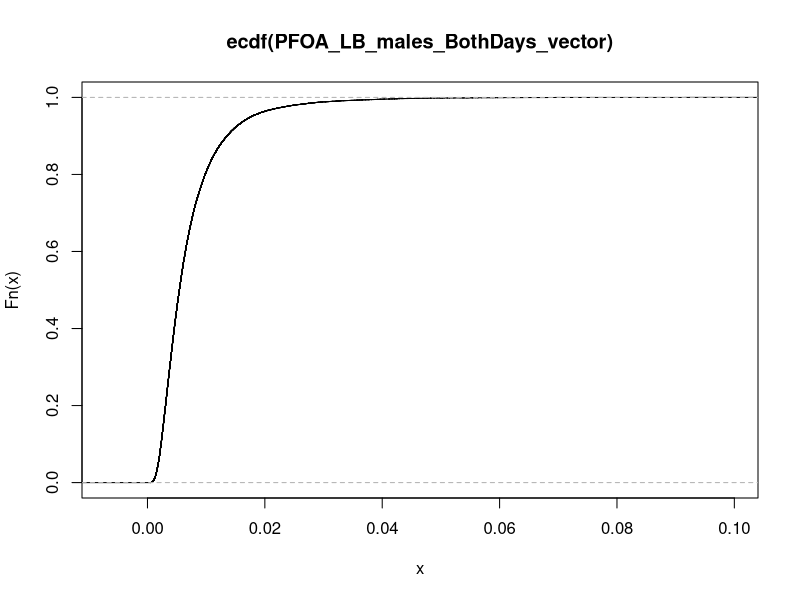
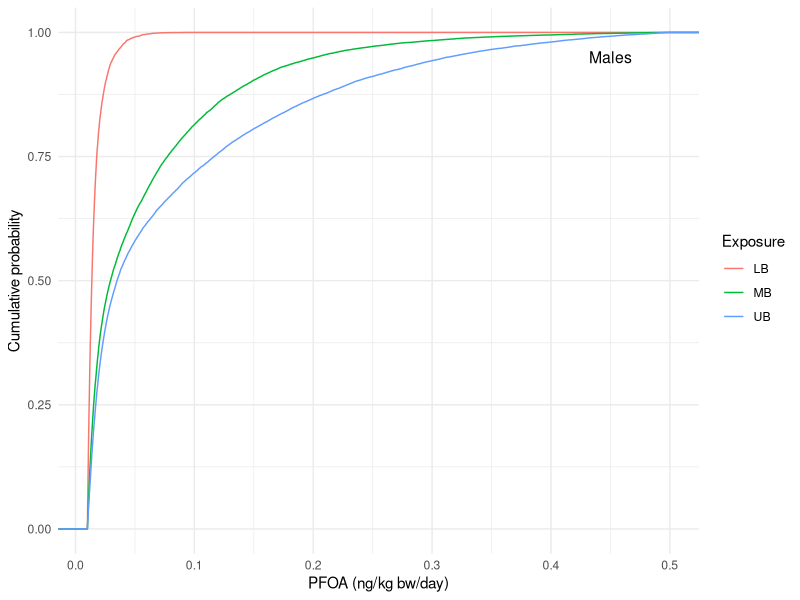
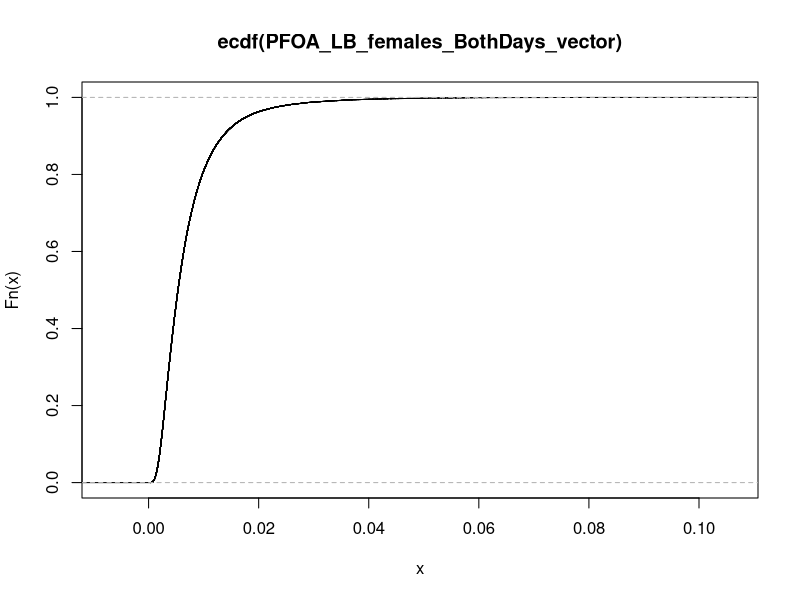
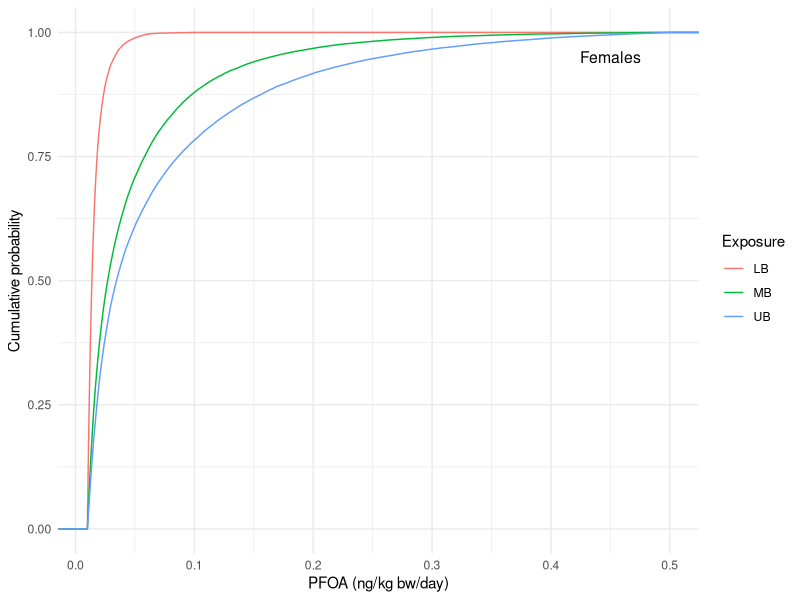
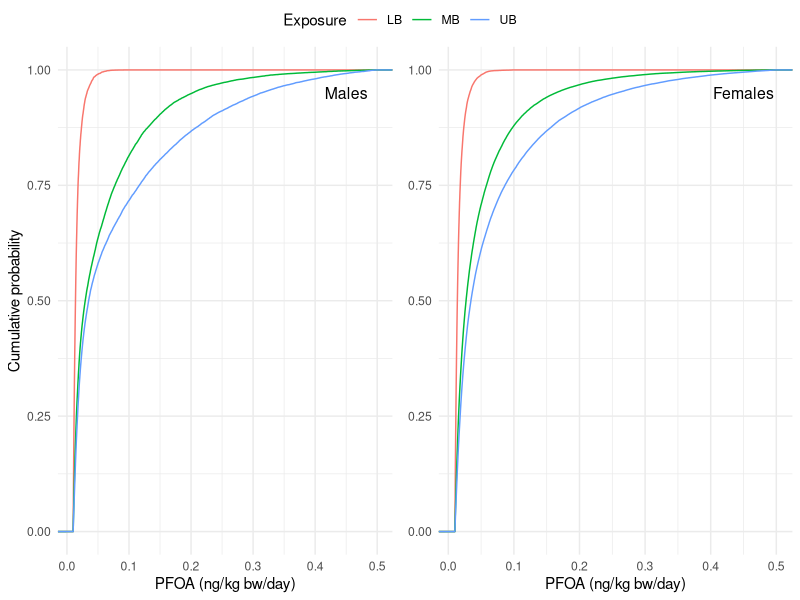
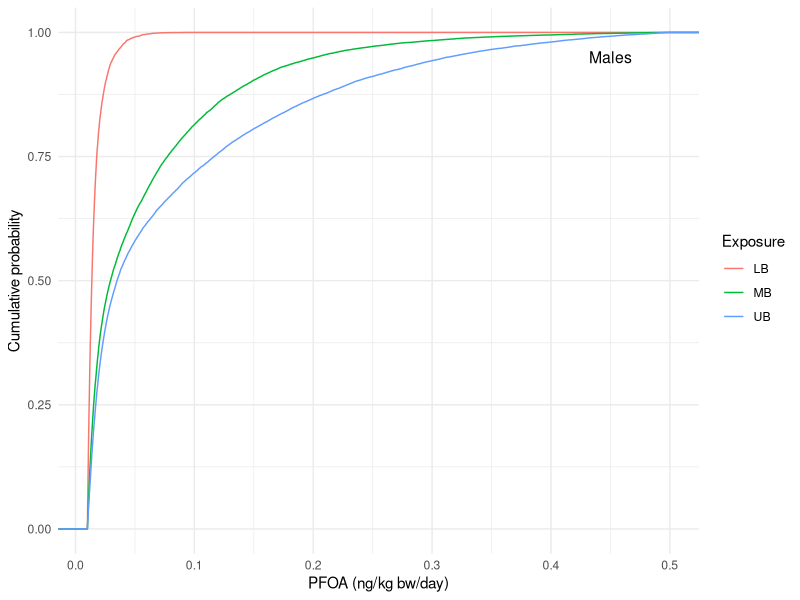
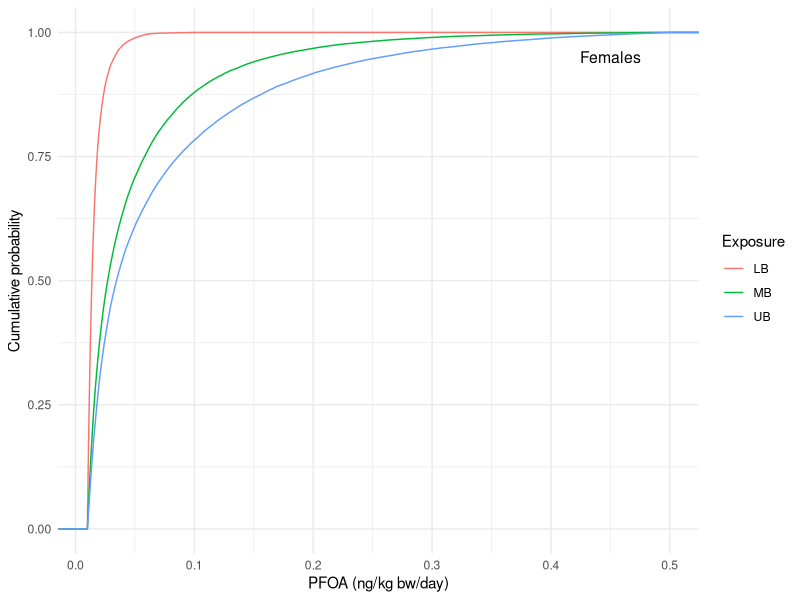
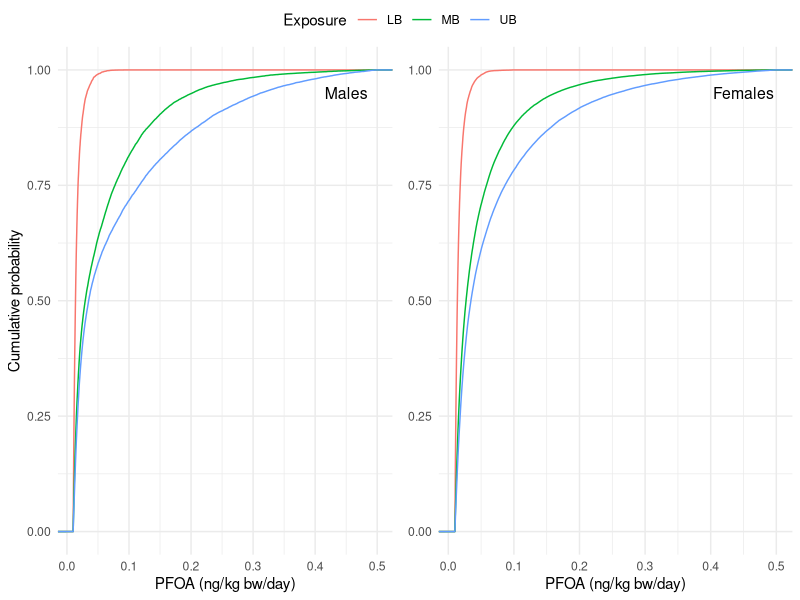

Here is the R script that generated these plots, in order: (Note: this script raises an error after producing the figures.)
#########################################################################################
## Exposusre assessment for PFOA from diet using the EuroMix stuy
## Trine Husøy
## Date: 090523
##########################################################################################

# Sett work directory and organise results

HOME <- "C:/Users/TRHU/Documents/R/PFAS_exposure"

setwd(HOME)


# Create a folder with current date in the Result folder
newday <- file.path('C:/Users/TRHU/Documents/R/PFAS_exposure/Results', Sys.Date())
dir.create(newday)



# Load required packages and libraries

library(ggplot2)
library(writexl)
library(ggpubr)
library(Hmisc)
library(openxlsx)
library(tidyverse)
library(flextable)



# Calculate the location parameter (Loc or logmean) of the lognormal distribution


Lognorm_Loc <- function(x){
  log(
    x$mean^2/sqrt(x$sd^2+x$mean^2)
  )
  
}


# Calculate the shape (logsd) parameter of the lognormal distribution. 


Lognorm_shape <- function(x){
  sqrt(
    log(
      1 + x$sd^2/x$mean^2
    )
  )
}



# A function for summarising the data


Sum <-function(x){
  x %>%
    summarise(
      N = n(),
      mean = mean(Conc, na.rm=TRUE),
      sd=sd(Conc, na.rm=TRUE),
      min=min(Conc, na.rm=TRUE),
      P05=quantile(Conc, .05, na.rm=TRUE),
      P50=quantile(Conc, .50, na.rm=TRUE),
      P95=quantile(Conc, .95, na.rm=TRUE),
      max=max(Conc, na.rm=TRUE)
    )
}  

Sum_1 <-function(x){
  x %>%
    group_by(IDkode) %>%
    summarise(
      N = n(),
      mean = mean(value, na.rm=TRUE),
      sd=sd(value, na.rm=TRUE),
      min=min(value, na.rm=TRUE),
      P05=quantile(value, .05, na.rm=TRUE),
      P50=quantile(value, .50, na.rm=TRUE),
      P95=quantile(value, .95, na.rm=TRUE),
      max=max(value, na.rm=TRUE)
    )
}  



# The MC_Sim function performs the Monte Carlo (MC) simulation. 


MC_sim <- function(x, y ,z){
  set.seed(123)
  MC <- 1000
  x <- array(dim = c(nrow(y),nrow(z),MC))
  y[,1:2] <- NULL
  for (u in 1:MC){
    for(i in 1:nrow(z)){
      x[,i,u] <- y[,i]*
        rlnorm(n=1,z$Loc[i], z$Shape[i])
    }
  }
  return(x)
}


# Read data 

FoodIntakeDiaryDay1 <-  read.csv2("./Data/foodintake_dummy_day1.csv")
FoodIntakeDiaryDay1 <- data.frame(sapply(FoodIntakeDiaryDay1, function(x) as.numeric(as.character(x)))) # convert to nummeric
FoodIntakeDiaryDay2 <- read.csv2("./Data/foodintake_dummy_day2.csv")
FoodIntakeDiaryDay2 <- data.frame(sapply(FoodIntakeDiaryDay2, function(x) as.numeric(as.character(x))))  #convert to numeric
PFAS_LB <- read.csv2("./Data/3-SumPFAS food conc_LB.csv")
PFAS_MB <- read.csv2("./Data/3-SumPFAS food conc_MB.csv")
PFAS_UB <- read.csv2("./Data/3-SumPFAS food conc_UB.csv")
SexWeight <- read.csv2("./Data/EuroMix_dummy_sex_weight.csv")

############################################
## Cleaning of the data
#################################################

FoodIntakeDiaryBothDays <- aggregate(.~ IDkode, rbind(FoodIntakeDiaryDay1,FoodIntakeDiaryDay2), sum)/2
FoodIntakeDiaryBothDays[,1] <- FoodIntakeDiaryBothDays[,1]*2

# Merge FoodIntake with sex and weight

FoodIntakeDiaryBothDays <- merge(SexWeight, FoodIntakeDiaryBothDays, by = "IDkode", all = TRUE)


# Rename columns

PFAS_LB <- PFAS_LB %>% rename(food = X)
PFAS_MB <- PFAS_MB %>% rename(food = X)
PFAS_UB <- PFAS_UB %>% rename(food = X)

# Delete the food category flatfish, since this was not reported eaten in the diaries

FoodIntakeDiaryBothDays <- FoodIntakeDiaryBothDays %>%  dplyr::select(-FlatFish)
PFAS_LB <- PFAS_LB %>% filter(food != "FlatFish")
PFAS_MB <- PFAS_MB %>% filter(food != "FlatFish")
PFAS_UB <- PFAS_UB %>% filter(food != "FlatFish")


# Delete the food category "fish", since we will build up this later from the other fish categories

FoodIntakeDiaryBothDays <- FoodIntakeDiaryBothDays %>%  dplyr::select(-Fish)
PFAS_LB <- PFAS_LB %>% filter(food != "Fish")
PFAS_MB <- PFAS_MB %>% filter(food != "Fish")
PFAS_UB <- PFAS_UB %>% filter(food != "Fish")

# Extract food eaten for males and females separately

FoodIntakeDiaryBothDays_male <- FoodIntakeDiaryBothDays %>% filter(cat_male == 2)
FoodIntakeDiaryBothDays_female <- FoodIntakeDiaryBothDays %>%  filter(cat_male == 1)

# Delete the categories not needed any longer 

FoodIntakeDiaryBothDays_male <- FoodIntakeDiaryBothDays_male %>%  dplyr::select(-cat_male)
FoodIntakeDiaryBothDays_female <- FoodIntakeDiaryBothDays_female %>%  dplyr::select(-cat_male)


# Extract the PFOA data from the concentration data


PFOA_LB <- PFAS_LB %>% dplyr::select(food, N, PFOA_lb_mean, PFOA_lb_SD)
colnames(PFOA_LB) <- c("Foods", "N", "mean", "sd")
PFOA_MB <- PFAS_MB %>% dplyr::select(food, N, PFOA_mb_mean, PFOA_mb_SD)
colnames(PFOA_MB) <- c("Foods", "N", "mean", "sd")
PFOA_UB <- PFAS_UB %>% dplyr::select(food, N, PFOA_ub_mean, PFOA_ub_SD)
colnames(PFOA_UB) <- c("Foods", "N", "mean", "sd")


# Calculate the location parameter of the log normal the distribution

PFOA_LB$Loc <- Lognorm_Loc(PFOA_LB)
PFOA_LB$Shape <- Lognorm_shape(PFOA_LB)
colnames(PFOA_LB) <- c("Foods", "N", "mean", "sd", "Loc", "Shape")

PFOA_MB$Loc <- Lognorm_Loc(PFOA_MB)
PFOA_MB$Shape <- Lognorm_shape(PFOA_MB)
colnames(PFOA_MB) <- c("Foods", "N", "mean", "sd", "Loc", "Shape")

PFOA_UB$Loc <- Lognorm_Loc(PFOA_UB)
PFOA_UB$Shape <- Lognorm_shape(PFOA_UB)
colnames(PFOA_UB) <- c("Foods", "N", "mean", "sd", "Loc", "Shape")


# Replace NAs by zero

FoodIntakeDiaryBothDays_male[is.na(FoodIntakeDiaryBothDays_male)] <- 0
FoodIntakeDiaryBothDays_female[is.na(FoodIntakeDiaryBothDays_female)] <- 0
PFOA_LB[is.na(PFOA_LB)] <- 0
PFOA_MB[is.na(PFOA_MB)] <- 0
PFOA_UB[is.na(PFOA_UB)] <- 0

############################################################
# Probabilistic exposure estimate for males
###############################################################

FoodBothDays_male_PFOA_LB <- MC_sim(FoodBothDays_male_PFOA_LB, FoodIntakeDiaryBothDays_male, PFOA_LB)/1000000 # divide on 1000000 to get in ug/day
FoodBothDays_male_PFOA_MB <- MC_sim(FoodBothDays_male_PFOA_MB, FoodIntakeDiaryBothDays_male, PFOA_MB)/1000000
FoodBothDays_male_PFOA_UB <- MC_sim(FoodBothDays_male_PFOA_UB, FoodIntakeDiaryBothDays_male, PFOA_UB)/1000000

print(FoodBothDays_male_PFOA_LB[1,,7])
print(FoodBothDays_male_PFOA_MB[1,,7])
print(FoodBothDays_male_PFOA_UB[1,,7])


## Calculate the total PFOA exposure in ug/day per individual for each MC iteration


# LB
PFOA_BothDays_LB_male<-as.data.frame(matrix(NA, nrow = 44, ncol = 1000))
 for (i in 1:1000){
  PFOA_BothDays_LB_male[,i] <- rowSums(FoodBothDays_male_PFOA_LB[,,i]) 
  }
PFOA_BothDays_LB_male$IDkode <- FoodIntakeDiaryBothDays_male[,1]
rownames(PFOA_BothDays_LB_male) <- PFOA_BothDays_LB_male$IDkode
 
#MB
PFOA_BothDays_MB_male<-as.data.frame(matrix(NA, nrow = 44, ncol = 1000))
 for (i in 1:1000){
  PFOA_BothDays_MB_male[,i] <- rowSums(FoodBothDays_male_PFOA_MB[,,i]) 
  }
PFOA_BothDays_MB_male$IDkode <- FoodIntakeDiaryBothDays_male[,1]
rownames(PFOA_BothDays_MB_male) <- PFOA_BothDays_MB_male$IDkode

#UB
PFOA_BothDays_UB_male<-as.data.frame(matrix(NA, nrow = 44, ncol = 1000))
 for (i in 1:1000){
  PFOA_BothDays_UB_male[,i] <- rowSums(FoodBothDays_male_PFOA_UB[,,i]) 
  }
PFOA_BothDays_UB_male$IDkode <- FoodIntakeDiaryBothDays_male[,1]
rownames(PFOA_BothDays_UB_male) <- PFOA_BothDays_UB_male$IDkode



## Make summary data from total exposure for each individual for input to the PBPK model ug/day


PFOA_BothDays_LB_male_long <- PFOA_BothDays_LB_male %>%  
  pivot_longer(cols = -IDkode, values_to = "value") %>%
  as_tibble()
PFOA_BothDays_LB_male_long <- PFOA_BothDays_LB_male_long %>% dplyr::select(-name)

PFOA_BothDays_MB_male_long <- PFOA_BothDays_MB_male %>%  
  pivot_longer(cols = -IDkode, values_to = "value") %>% 
  as_tibble()
PFOA_BothDays_MB_male_long <- PFOA_BothDays_MB_male_long %>% dplyr::select(-name)

PFOA_BothDays_UB_male_long <- PFOA_BothDays_UB_male %>% 
  pivot_longer(cols = -IDkode, values_to = "value") %>% 
  as_tibble()
PFOA_BothDays_UB_male_long <- PFOA_BothDays_UB_male_long %>% dplyr::select(-name)


SumPFOA_BothDays_LB_male <- Sum_1(PFOA_BothDays_LB_male_long)
SumPFOA_BothDays_MB_male <- Sum_1(PFOA_BothDays_MB_male_long)
SumPFOA_BothDays_UB_male <- Sum_1(PFOA_BothDays_UB_male_long)




### Make summary data across all exposure assessmets for all males (ug/day)


PFOA_LB_males_BothDays_vector <- as.vector(PFOA_BothDays_LB_male_long$value)
plot(ecdf(PFOA_LB_males_BothDays_vector))


SumPFOA_LB_male_BothDays <- describe(PFOA_LB_males_BothDays_vector)
SumPFOA_LB_male_BothDays


## Make summary data for all males based on all MC iterations expressed as ug/kg bw/day

# Divide the ug PFOA on individual BW

#LB
PFOA_BothDays_LB_male_kg <- PFOA_BothDays_LB_male_long %>% 
  left_join(SexWeight, by = c("IDkode" = "IDkode")) %>% 
  dplyr::select(IDkode, value, con_weight) 
PFOA_BothDays_LB_male_kg$value <- PFOA_BothDays_LB_male_kg$value/PFOA_BothDays_LB_male_kg$con_weight
PFOA_BothDays_LB_male_kg <- PFOA_BothDays_LB_male_kg %>%  dplyr::select(-con_weight)

SumPFOA_BothDays_LB_male_kg <- Sum_1(PFOA_BothDays_LB_male_kg)

#MB
PFOA_BothDays_MB_male_kg <- PFOA_BothDays_MB_male_long %>% 
  left_join(SexWeight, by = c("IDkode" = "IDkode")) %>% 
  dplyr::select(IDkode, value, con_weight) 
PFOA_BothDays_MB_male_kg$value <- PFOA_BothDays_MB_male_kg$value/PFOA_BothDays_MB_male_kg$con_weight
PFOA_BothDays_MB_male_kg <- PFOA_BothDays_MB_male_kg %>%  dplyr::select(-con_weight)

SumPFOA_BothDays_MB_male_kg <- Sum_1(PFOA_BothDays_MB_male_kg)


#UB
PFOA_BothDays_UB_male_kg <- PFOA_BothDays_UB_male_long %>% 
  left_join(SexWeight, by = c("IDkode" = "IDkode")) %>% 
  dplyr::select(IDkode, value, con_weight) 
PFOA_BothDays_UB_male_kg$value <- PFOA_BothDays_UB_male_kg$value/PFOA_BothDays_UB_male_kg$con_weight
PFOA_BothDays_UB_male_kg <- PFOA_BothDays_UB_male_kg %>%  dplyr::select(-con_weight)

SumPFOA_BothDays_UB_male_kg <- Sum_1(PFOA_BothDays_UB_male_kg)


### Save the table as excel file


write.xlsx(SumPFOA_BothDays_LB_male_kg, file = file.path(newday,"SumPFOA_BothDays_LB_male_kg.xlsx"),
           colNames = TRUE, borders = "rows")

write.xlsx(SumPFOA_BothDays_MB_male_kg, file = file.path(newday,"SumPFOA_BothDays_MB_male-kg.xlsx"),
           colNames = TRUE, borders = "rows")

write.xlsx(SumPFOA_BothDays_UB_male_kg, file = file.path(newday,"SumPFOA_BothDays_UB_male_kg.xlsx"),
           colNames = TRUE, borders = "rows")


## Plott external exposure to PFOA for males for LB, MB, and UB


A = c(PFOA_BothDays_LB_male_long$value, PFOA_BothDays_MB_male_long$value, PFOA_BothDays_UB_male_long$value)
B = replicate(44000,"LB")
C = replicate(44000,"MB")
D = replicate(44000,"UB")
E = c(B,C,D)

PFOA_males_BothDays_LB_MB_UB <- as.data.frame(matrix(NA,nrow = 132000, ncol = 2))
PFOA_males_BothDays_LB_MB_UB[1] <- A
PFOA_males_BothDays_LB_MB_UB[2] <- E

names(PFOA_males_BothDays_LB_MB_UB)[1] <- "PFOAconc"
names(PFOA_males_BothDays_LB_MB_UB)[2] <- "Exposure"


### Make a cumulative density plot with the LB, MB and UB exposure

Plot_PFOA_males_diary_LB_MB_UB <- ggplot(data = PFOA_males_BothDays_LB_MB_UB, aes(PFOAconc, colour = Exposure)) +
  geom_line(stat = "ecdf", size = 0.5)+
  scale_colour_hue()+
  theme_minimal()+
  scale_x_continuous(limits=c(0.01,0.5))+
  xlab("PFOA (ng/kg bw/day)")+
  ylab("Cumulative probability")+
  annotate("text", x=0.45, y=0.95, label="Males", size=4)

Plot_PFOA_males_diary_LB_MB_UB

ggsave(filename=file.path(newday,"Plot_PFOA_males_diary_LB_MB_UB.jpeg"),
       device = NULL,
       width=NA,
       height=NA,
       units="mm")

###################################################
# Probabilistic exposure for females
###################################################


FoodBothDays_female_PFOA_LB <- MC_sim(FoodBothDays_female_PFOA_LB, FoodIntakeDiaryBothDays_female, PFOA_LB)/1000000 # divide on 1000000 to get in ug/day
FoodBothDays_female_PFOA_MB <- MC_sim(FoodBothDays_female_PFOA_MB, FoodIntakeDiaryBothDays_female, PFOA_MB)/1000000
FoodBothDays_female_PFOA_UB <- MC_sim(FoodBothDays_female_PFOA_UB, FoodIntakeDiaryBothDays_female, PFOA_UB)/1000000

print(FoodBothDays_female_PFOA_LB[1,,7])
print(FoodBothDays_female_PFOA_MB[1,,7])
print(FoodBothDays_female_PFOA_UB[1,,7])


## Calculate the total PFOA exposure in ug/day per individual for each MC iteration


# LB
PFOA_BothDays_LB_female<-as.data.frame(matrix(NA, nrow = 100, ncol = 1000))
 for (i in 1:1000){
  PFOA_BothDays_LB_female[,i] <- rowSums(FoodBothDays_female_PFOA_LB[,,i]) 
  }
PFOA_BothDays_LB_female$IDkode <- FoodIntakeDiaryBothDays_female[,1]
rownames(PFOA_BothDays_LB_female) <- PFOA_BothDays_LB_female$IDkode
 
#MB
PFOA_BothDays_MB_female<-as.data.frame(matrix(NA, nrow = 100, ncol = 1000))
 for (i in 1:1000){
  PFOA_BothDays_MB_female[,i] <- rowSums(FoodBothDays_female_PFOA_MB[,,i]) 
  }
PFOA_BothDays_MB_female$IDkode <- FoodIntakeDiaryBothDays_female[,1]
rownames(PFOA_BothDays_MB_female) <- PFOA_BothDays_MB_female$IDkode

#UB
PFOA_BothDays_UB_female<-as.data.frame(matrix(NA, nrow = 100, ncol = 1000))
 for (i in 1:1000){
  PFOA_BothDays_UB_female[,i] <- rowSums(FoodBothDays_female_PFOA_UB[,,i]) 
  }
PFOA_BothDays_UB_female$IDkode <- FoodIntakeDiaryBothDays_female[,1]
rownames(PFOA_BothDays_UB_female) <- PFOA_BothDays_UB_female$IDkode


## Make summary data from total exposure for each individual for input to the PBPK model ug/day


PFOA_BothDays_LB_female_long <- PFOA_BothDays_LB_female %>%  
  pivot_longer(cols = -IDkode, values_to = "value") %>%
  as_tibble()
PFOA_BothDays_LB_female_long <- PFOA_BothDays_LB_female_long %>% dplyr::select(-name)

PFOA_BothDays_MB_female_long <- PFOA_BothDays_MB_female %>%  
  pivot_longer(cols = -IDkode, values_to = "value") %>% 
  as_tibble()
PFOA_BothDays_MB_female_long <- PFOA_BothDays_MB_female_long %>% dplyr::select(-name)

PFOA_BothDays_UB_female_long <- PFOA_BothDays_UB_female %>% 
  pivot_longer(cols = -IDkode, values_to = "value") %>% 
  as_tibble()
PFOA_BothDays_UB_female_long <- PFOA_BothDays_UB_female_long %>% dplyr::select(-name)


SumPFOA_BothDays_LB_female <- Sum_1(PFOA_BothDays_LB_female_long)
SumPFOA_BothDays_MB_female <- Sum_1(PFOA_BothDays_MB_female_long)
SumPFOA_BothDays_UB_female <- Sum_1(PFOA_BothDays_UB_female_long)



### Make summary data across all exposure assessments for all females

PFOA_LB_females_BothDays_vector <- as.vector(PFOA_BothDays_LB_female_long$value)
plot(ecdf(PFOA_LB_females_BothDays_vector))

## make summary data for all males based on all MC interations (ng/day) #######

SumPFOA_LB_female_BothDays <- describe(PFOA_LB_females_BothDays_vector)
SumPFOA_LB_female_BothDays
SumPFOA_LB_female_BothDays <- summary(PFOA_LB_females_BothDays_vector)
SumPFOA_LB_female_BothDays
quantile(PFOA_LB_females_BothDays_vector, probs = c(.05, .5, .95))


## Make summary data for all females based on all MC iterations expressed as ug/kg bw/day

# Divide the ug PFOA on individual BW

#LB
PFOA_BothDays_LB_female_kg <- PFOA_BothDays_LB_female_long %>% 
  left_join(SexWeight, by = c("IDkode" = "IDkode")) %>% 
  dplyr::select(IDkode, value, con_weight) 
PFOA_BothDays_LB_female_kg$value <- PFOA_BothDays_LB_female_kg$value/PFOA_BothDays_LB_female_kg$con_weight
PFOA_BothDays_LB_female_kg <- PFOA_BothDays_LB_female_kg %>%  dplyr::select(-con_weight)

SumPFOA_BothDays_LB_female_kg <- Sum_1(PFOA_BothDays_LB_female_kg)

#MB
PFOA_BothDays_MB_female_kg <- PFOA_BothDays_MB_female_long %>% 
  left_join(SexWeight, by = c("IDkode" = "IDkode")) %>% 
  dplyr::select(IDkode, value, con_weight) 
PFOA_BothDays_MB_female_kg$value <- PFOA_BothDays_MB_female_kg$value/PFOA_BothDays_MB_female_kg$con_weight
PFOA_BothDays_MB_female_kg <- PFOA_BothDays_MB_female_kg %>%  dplyr::select(-con_weight)

SumPFOA_BothDays_MB_female_kg <- Sum_1(PFOA_BothDays_MB_female_kg)


#UB
PFOA_BothDays_UB_female_kg <- PFOA_BothDays_UB_female_long %>% 
  left_join(SexWeight, by = c("IDkode" = "IDkode")) %>% 
  dplyr::select(IDkode, value, con_weight) 
PFOA_BothDays_UB_female_kg$value <- PFOA_BothDays_UB_female_kg$value/PFOA_BothDays_UB_female_kg$con_weight
PFOA_BothDays_UB_female_kg <- PFOA_BothDays_UB_female_kg %>%  dplyr::select(-con_weight)

SumPFOA_BothDays_UB_female_kg <- Sum_1(PFOA_BothDays_UB_female_kg)



### Save the table as excel file


write.xlsx(SumPFOA_BothDays_LB_female_kg, file = file.path(newday,"SumPFOA_BothDays_LB_female_kg.xlsx"),
           colNames = TRUE, borders = "rows")

write.xlsx(SumPFOA_BothDays_MB_female_kg, file = file.path(newday,"SumPFOA_BothDays_MB_female-kg.xlsx"),
           colNames = TRUE, borders = "rows")

write.xlsx(SumPFOA_BothDays_UB_female_kg, file = file.path(newday,"SumPFOA_BothDays_UB_female_kg.xlsx"),
           colNames = TRUE, borders = "rows")


## Plott external exposure to PFOA for females for LB, MB, and UB

A = c(PFOA_BothDays_LB_female_long$value, PFOA_BothDays_MB_female_long$value, PFOA_BothDays_UB_female_long$value)
B = replicate(100000,"LB")
C = replicate(100000,"MB")
D = replicate(100000,"UB")
E = c(B,C,D)

PFOA_females_BothDays_LB_MB_UB <- as.data.frame(matrix(NA,nrow = 300000, ncol = 2))
PFOA_females_BothDays_LB_MB_UB[1] <- A
PFOA_females_BothDays_LB_MB_UB[2] <- E

names(PFOA_females_BothDays_LB_MB_UB)[1] <- "PFOAconc"
names(PFOA_females_BothDays_LB_MB_UB)[2] <- "Exposure"


### Make a cumulative density plot with the LB, MB and UB exposure

Plot_PFOA_females_diary_LB_MB_UB <- ggplot(data = PFOA_females_BothDays_LB_MB_UB, aes(PFOAconc, colour = Exposure)) +
  geom_line(stat = "ecdf", size = 0.5)+
  scale_colour_hue()+
  theme_minimal()+
  scale_x_continuous(limits=c(0.01,0.5))+
  xlab("PFOA (ng/kg bw/day)")+
  ylab("Cumulative probability")+
  annotate("text", x=0.45, y=0.95, label="Females", size=4)

Plot_PFOA_females_diary_LB_MB_UB

ggsave(filename=file.path(newday,"Plot_PFOA_females_diary_LB_MB_UB.jpeg"),
       device = NULL,
       width=NA,
       height=NA,
       units="mm")


######################################
# Combine plots for males and females
######################################


PFOA_males_females <- ggarrange(Plot_PFOA_males_diary_LB_MB_UB, Plot_PFOA_females_diary_LB_MB_UB + rremove("ylab"),
                                              ncol = 2, nrow = 1, common.legend = TRUE) 
PFOA_males_females

ggsave(filename=file.path(newday,"PFOA_males_females.jpeg"),
       device = NULL,
       width=NA,
       height=NA,
       units="mm")


###################################
# Merge data for males and females
###################################

SumPFOA_LB_food <- rbind(SumPFOA_BothDays_LB_female_kg, SumPFOA_BothDays_LB_male_kg)
SumPFOA_LB_food <- arrange(SumPFOA_LB_food, IDkode)
SumPFOA_LB_food <- SumPFOA_LB_food %>% dplyr::select(-N)
SumPFOA_LB_food <- SumPFOA_LB_food %>%  rename_with(.fn = function(.x){paste0( .x, "_oral")},
                                                    .cols = c(mean, sd, min, P05, P50, P95, max))


SumPFOA_LB_food_PCP <- merge(SumPFOA_LB_food, SumPFOA_LB_PCP, by = "IDkode", all = TRUE)
SumPFOA_LB_food_PCP <- merge(SumPFOA_LB_food_PCP, SexWeight, by = "IDkode", all = TRUE)
SumPFOA_LB_food_PCP$Tmc_Sex <-ifelse(SumPFOA_LB_food_PCP$cat_male == 1, 5550, 6500)
SumPFOA_LB_food_PCP <- rename(SumPFOA_LB_food_PCP, Sex=cat_male, BW=con_weight)
SumPFOA_LB_food_PCP <- SumPFOA_LB_food_PCP %>%  relocate(c("Sex", "BW", "Tmc_Sex"), .before = mean_oral)

write.xlsx(SumPFOA_LB_food_PCP, file = file.path(newday,"SumPFOA_LB_food_PCP.xlsx"),
           colNames = TRUE, borders = "rows")
